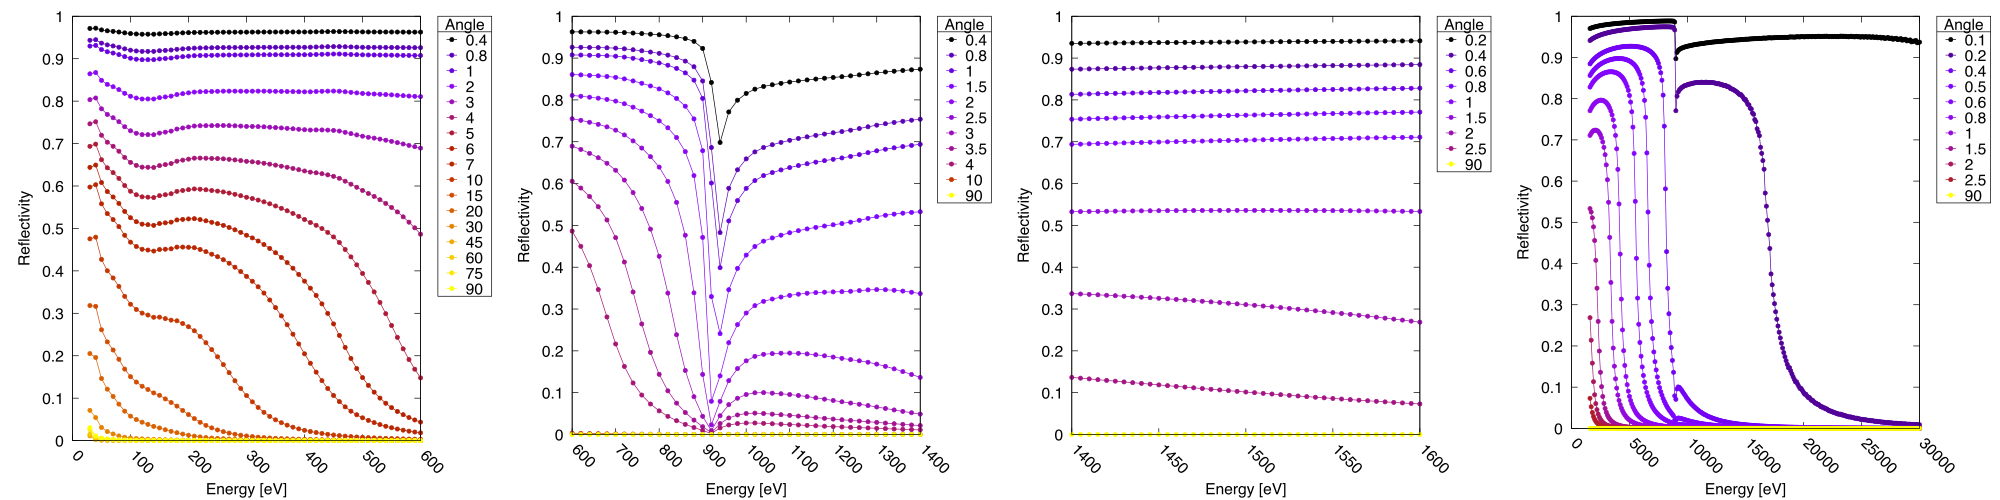

This figure's gnuplot source:

#!/usr/bin/env gnuplot

emins = "30 600 1400 1600"

set xlabel 'Energy [eV]'
set ylabel 'Reflectivity' offset 1,0
set key right out reverse Left title 'Angle' samplen 0.5 box
unset colorbox
set xtics rotate by -45

outname = 'SS_30000.0nmCu.pdf'
set out outname
set term pdf size 20,5 fontscale 0.7
#set term png size 1500,400 fontscale 0.7
set multiplot layout 1,words(emins)

do for [emin in emins] {

fs = system('ls -1 SS_30000.0nmCu/'.emin.'_*raw.dat')

# pull out the angle from the filename
ang(f) = sprintf("%g",1*f[strstrt(f,"_raw")-5:strstrt(f,"_raw")-1])

plot for [i=1:words(fs)] word(fs,i) u 1:2:(log(1*ang(word(fs,i)))) w lp palette pt 7 ps 0.5 t ang(word(fs,i))

}
unset multi
set out
print 'Wrote to '.outname
